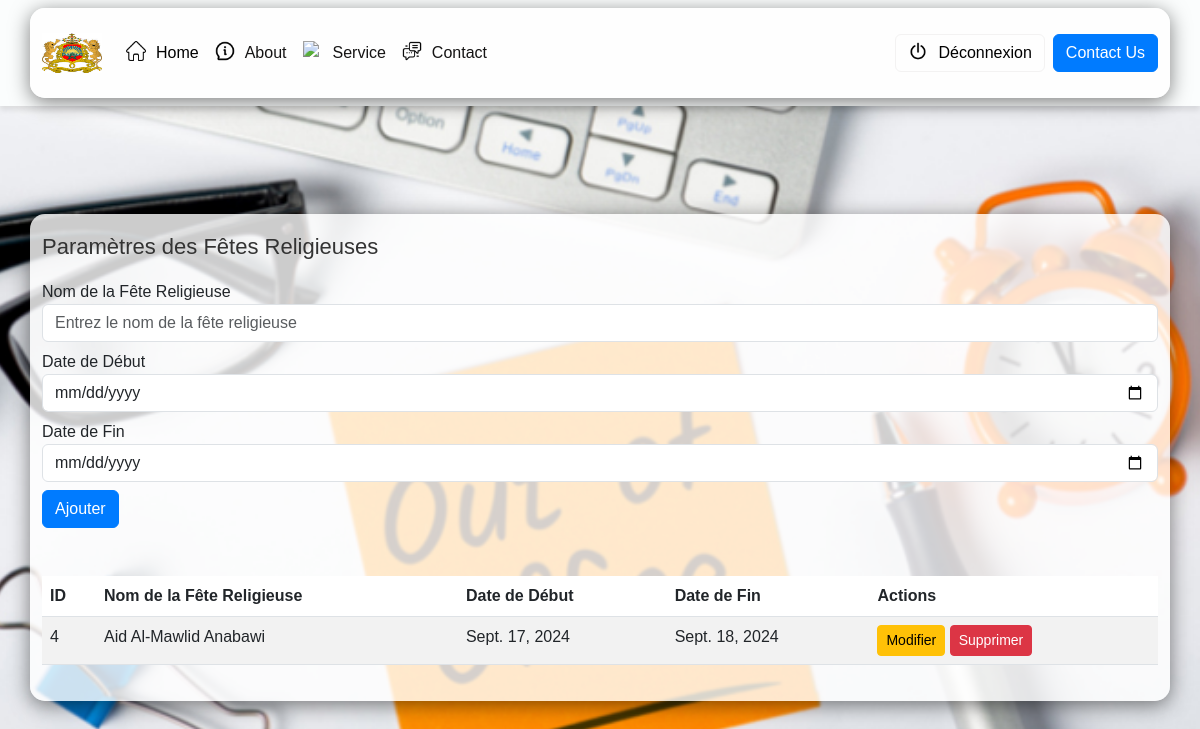
The page /conge/manage-religious-holidays/ (signed in) on the database its author committed.
### conge/models.py (models this page shows, shortened)
class ReligiousHoliday(models.Model):
    name = models.CharField(max_length=100)
    start_date = models.DateField()
    end_date = models.DateField()

### conge/views.py (the view)
# urls.py: path('manage-religious-holidays/', views.manage_religious_holidays, name='manage_religious_holidays'),
@login_required
@user_passes_test(lambda u: u.is_superuser)
def manage_religious_holidays(request):
    holidays = ReligiousHoliday.objects.all()
    return render(request, 'conge/manage_religious_holidays.html', {'holidays': holidays})

### templates/conge/manage_religious_holidays.html (shortened to what this page needs)
{% extends 'main.html' %}
{% block content %}
<div class="container mt-5">
    <h1>Paramètres des Fêtes Religieuses</h1>
    <form method="POST" action="{% url 'add_religious_holiday' %}">
        <div class="form-group">
            <label for="holidayName">Nom de la Fête Religieuse</label>
            <input type="text" class="form-control" id="holidayName" name="name" placeholder="Entrez le nom de la fête religieuse" required>
        </div>
        <div class="form-group mt-2">
            <label for="holidayStartDate">Date de Début</label>
            <input type="date" class="form-control" id="holidayStartDate" name="start_date" required>
        </div>
        <div class="form-group mt-2">
            <label for="holidayEndDate">Date de Fin</label>
            <input type="date" class="form-control" id="holidayEndDate" name="end_date" required>
        </div>
        <button type="submit" class="btn btn-primary mt-2">Ajouter</button>
    </form>
    <table class="table table-striped mt-5">
        <thead>
            <tr>
                <th>ID</th>
                <th>Nom de la Fête Religieuse</th>
                <th>Date de Début</th>
                <th>Date de Fin</th>
                <th>Actions</th>
            </tr>
        </thead>
        <tbody>
            {% for holiday in holidays %}
            <tr>
                <td>{{ holiday.id }}</td>
                <td>{{ holiday.name }}</td>
                <td>{{ holiday.start_date }}</td>
                <td>{{ holiday.end_date }}</td>
                <td>
                    <a href="{% url 'edit_religious_holiday' holiday.id %}" class="btn btn-warning btn-sm">Modifier</a>
                    <a href="{% url 'delete_religious_holiday' holiday.id %}" class="btn btn-danger btn-sm">Supprimer</a>
                </td>
            </tr>
            {% empty %}
            <tr>
                <td colspan="5" class="text-center">Aucune fête religieuse trouvée.</td>
            </tr>
            {% endfor %}
        </tbody>
    </table>
</div>
{% endblock %}

### static/css/styles.css (style rules this page uses)
body { font-family: 'Helvetica Neue', Arial, sans-serif; background: url("http://127.0.0.1:8000/static/images/photo12.png") no-repeat center center fixed; background-size: cover; color: #343a40; margin: 0; padding: 0; height: 20vh; }
.container { background-color: rgba(255, 255, 255, 0.8); padding: 20px; border-radius: 15px; box-shadow: 0 4px 20px rgba(0, 0, 0, 0.5); }

### templates/base/Navbar.html (style rules this page uses)
body { display: flex; flex-direction: column; min-height: 80vh; font-family: Arial, sans-serif; margin: 0; padding: 0; background-color: #f5f5f5; }
.btn-primary { background-color: #007bff; border-color: #007bff; }
h1 { color: #333; margin-bottom: 20px; font-size: 22px; }

### rows shown on the page
ReligiousHoliday: id "4", name "Aid Al-Mawlid Anabawi", start_date "Sept. 17, 2024", end_date "Sept. 18, 2024"
